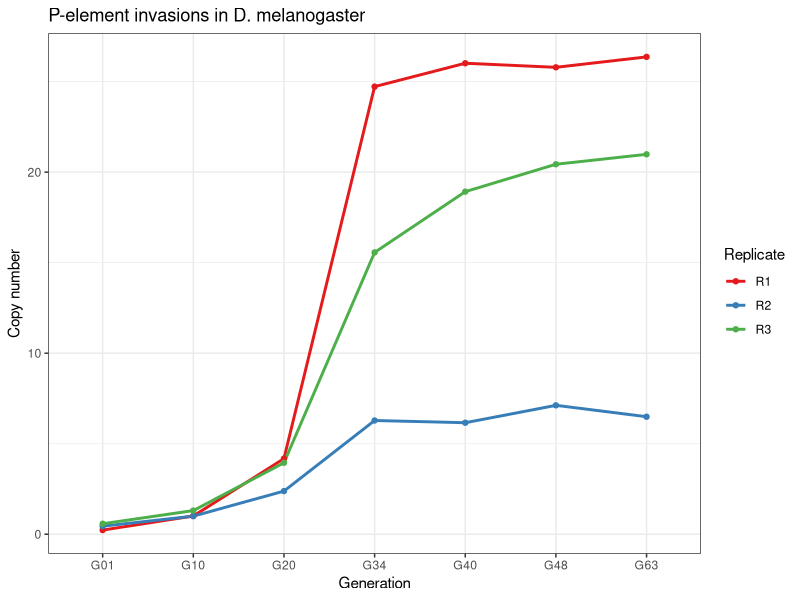
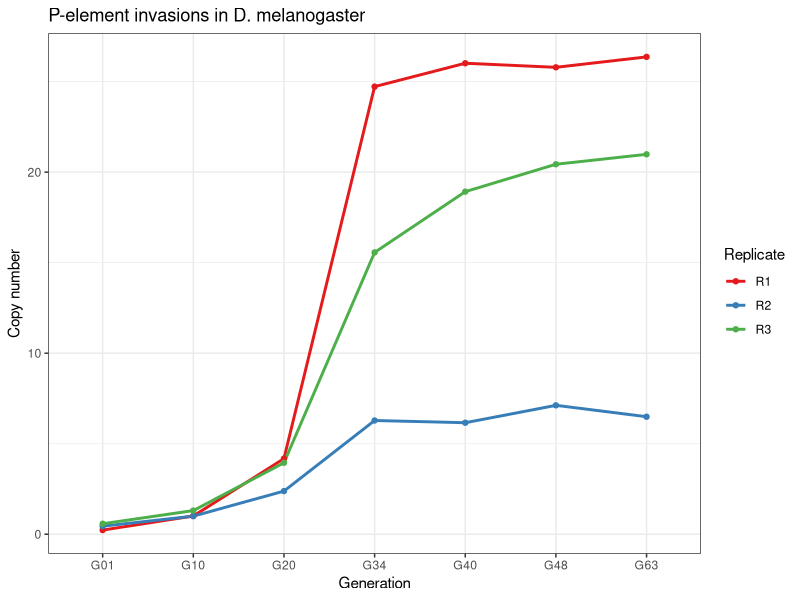

The R script that drew these images, in order: (Note: this script raises an error after producing the figures.)
## ---- chunk 1
library (ggplot2)
theme_set(theme_bw())
tresrep<-c("#e41a1c", "#377eb8", "#4daf4a")
  
d = read.table("mel_pcopies_aligned.txt")

names(d)<-c ("Replicate", "Generation", "Copy number")

print(d)

ggplot(d, aes(x = Generation, y = `Copy number`, group= Replicate)) + 
  geom_line(aes(color=Replicate),linewidth=1) +
  geom_point(aes(color=Replicate)) +
  ggtitle("P-element invasions in D. melanogaster") +
  scale_colour_manual(values=tresrep)

ggsave("figs/pele_invasions_dmel.png", width = 8, height = 5, dpi = 600)

knitr::include_graphics("figs/pele_invasions_dmel.png")
